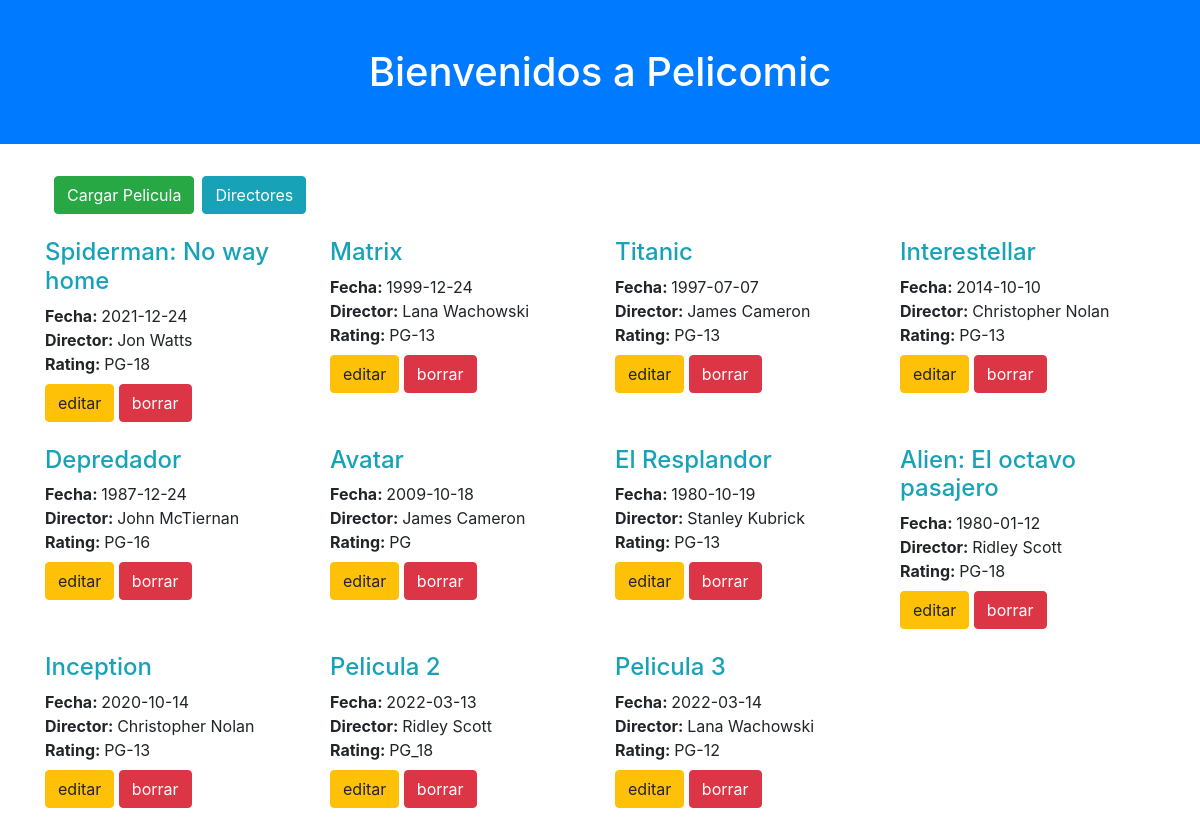
The page / on the database its author committed.
### tables this page shows
CREATE TABLE `peliculas` (
  `peli_id` int(10) UNSIGNED NOT NULL,
  `peli_nombre` varchar(255) NOT NULL,
  `peli_genero` varchar(100) NOT NULL,
  `peli_estreno` date NOT NULL,
  `peli_restricciones` varchar(10) DEFAULT NULL,
  `peli_dire_id` int(11) DEFAULT NULL,
  `peli_img` text DEFAULT NULL
);

### index.php (the view, shortened to what this page needs)
<?php
    include "conexion.php";
?>
<!DOCTYPE html>
<html lang="es">
<head>
    <link rel="stylesheet" href="https://cdnjs.cloudflare.com/ajax/libs/bootstrap/4.6.1/css/bootstrap.min.css">
</head>
<body>
    <h1 class="text-center pt-5 pb-5 bg-primary text-white">Bienvenidos a Pelicomic</h1>
    <section class="container">
        <div class="row p-4">
            <a href="subir.php" class="btn btn-success">Cargar Pelicula</a>
            <a href="directores.php" class="btn btn-info ml-2">Directores</a>
        </div>
        <div class="row">
            <?php
                $query = "SELECT a.peli_id, a.peli_nombre, a.peli_estreno, CONCAT(b.dire_nombres, ' ', b.dire_apellidos) AS director, a.peli_restricciones, a.peli_img FROM peliculas a INNER JOIN directores b ON a.peli_dire_id = b.dire_id";
                $query_resultado = mysqli_query($conexion, $query);
                echo '<br>';
                while($fila = mysqli_fetch_array($query_resultado)){
                    ?>
                        <div class="col-md-3 mb-4">
                            <h4 class="text-info">
                                <?php echo $fila['peli_nombre']; ?>
                            </h4>
                            <div>
                                <strong>Fecha: </strong> <?php echo $fila['peli_estreno']; ?>
                            </div>
                            <div>
                                <strong>Director: </strong> <?php echo $fila['director']; ?>
                            </div>
                            <div>
                                <strong>Rating: </strong> <?php echo $fila['peli_restricciones']; ?>
                            </div>
                            <div class="mt-2">
                                <a href="update.php?id=<?php echo $fila['peli_id']; ?>" class="btn btn-small btn-warning">editar</a>
                                <a href="index.php?delete=<?php echo $fila['peli_id']; ?>" class="btn btn-small btn-danger">borrar</a>
                            </div>
                        </div>
                <?php }
            ?>
        </div>
    </section>
</body>
</html>

### rows shown on the page
peliculas: peli_nombre "Spiderman: No way home", peli_estreno "2021-12-24", director "Jon Watts", peli_restricciones "PG-18"
peliculas: peli_nombre "Matrix", peli_estreno "1999-12-24", director "Lana Wachowski", peli_restricciones "PG-13"
peliculas: peli_nombre "Titanic", peli_estreno "1997-07-07", director "James Cameron", peli_restricciones "PG-13"
peliculas: peli_nombre "Interestellar", peli_estreno "2014-10-10", director "Christopher Nolan", peli_restricciones "PG-13"
peliculas: peli_nombre "Depredador", peli_estreno "1987-12-24", director "John McTiernan", peli_restricciones "PG-16"
peliculas: peli_nombre "Avatar", peli_estreno "2009-10-18", director "James Cameron", peli_restricciones "PG"
peliculas: peli_nombre "El Resplandor", peli_estreno "1980-10-19", director "Stanley Kubrick", peli_restricciones "PG-13"
peliculas: peli_nombre "Alien: El octavo pasajero", peli_estreno "1980-01-12", director "Ridley Scott", peli_restricciones "PG-18"
peliculas: peli_nombre "Inception", peli_estreno "2020-10-14", director "Christopher Nolan", peli_restricciones "PG-13"
peliculas: peli_nombre "Pelicula 2", peli_estreno "2022-03-13", director "Ridley Scott", peli_restricciones "PG_18"
peliculas: peli_nombre "Pelicula 3", peli_estreno "2022-03-14", director "Lana Wachowski", peli_restricciones "PG-12"
